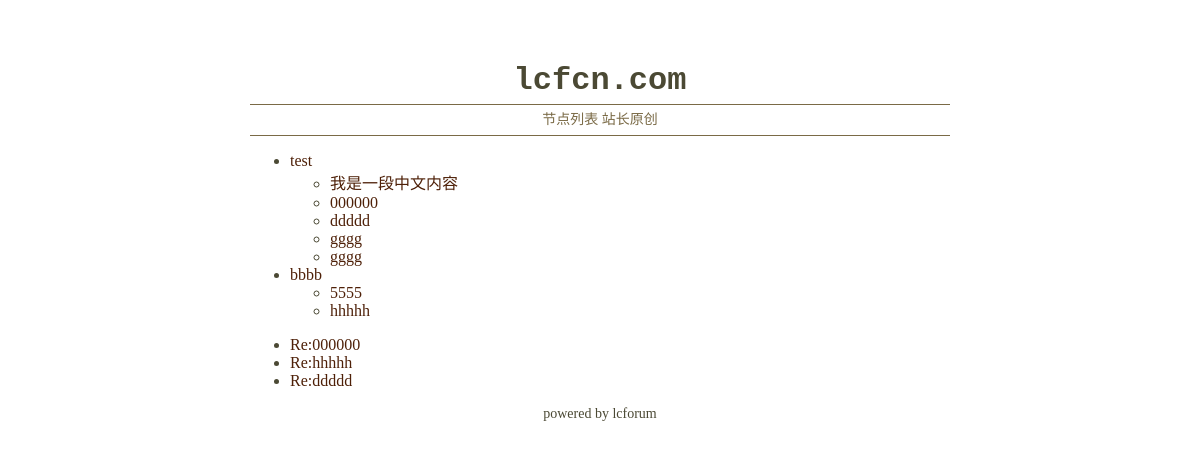
/blog/, run on an earlier commit of the app's database.
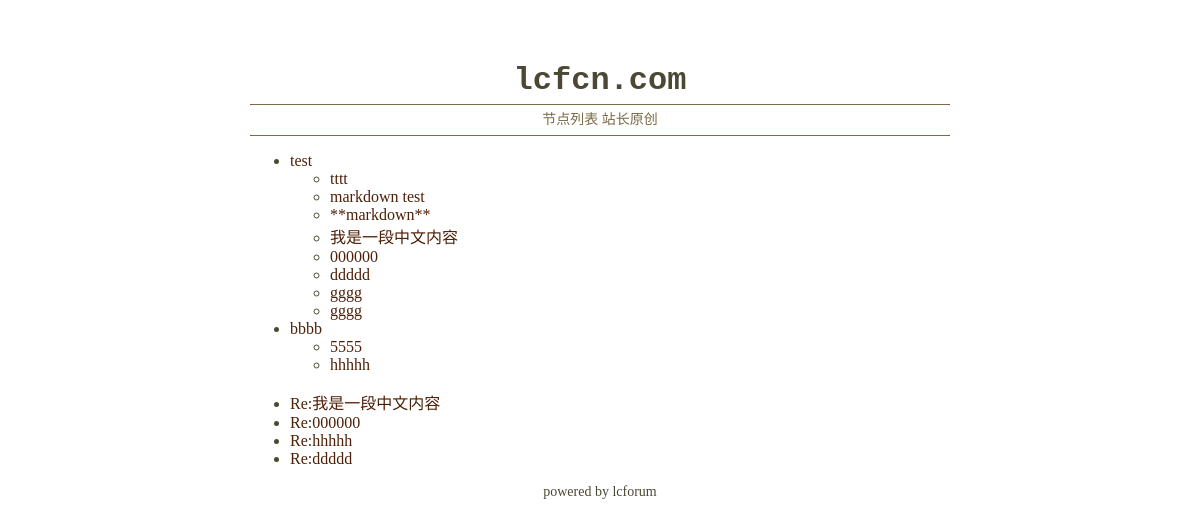
And on a later commit of the database.
### forum/models.py (models this page shows, shortened)
class DateTimeBase(models.Model):
    created = models.DateTimeField(auto_now_add=True)
    last_edited = models.DateTimeField(auto_now=True)
    class Meta:
        abstract = True

class NodeTag(DateTimeBase):
    name = models.CharField(max_length=100)
    description = models.TextField(blank=True, null=True)

class PostBase(DateTimeBase):
    title = models.CharField(max_length=200)
    content = models.TextField(blank=True, null=True)
    author = models.ForeignKey(User, null=True, related_name='%(class)s', on_delete=models.SET_NULL)
    content_md = models.TextField(blank=True, null=True)
    bygod = models.BooleanField(default=False)
    class Meta:
        abstract = True

class Post(PostBase):
    node = models.ForeignKey(NodeTag, null=True, related_name='posts', on_delete=models.SET_NULL)

class Reply(PostBase):
    post_node = models.ForeignKey(Post, null=True, related_name='replies', on_delete=models.SET_NULL)
    class Meta:
        verbose_name_plural = 'replies'

### forum/views.py (the view)
# urls.py: url(r'^blog/$', views.BlogList.as_view(), name='blog-list'),
class BlogList(ListView):
    queryset = Post.objects.filter(bygod=True).order_by('node', '-created')
    template_name = 'forum/blog/list.html'
    def get_context_data(self, **kwargs):
        context = super(BlogList, self).get_context_data(**kwargs)
        context['reply_list'] = Reply.objects.filter(bygod=True)
        return context

### forum/templates/forum/blog/list.html
{% extends "forum/base.html" %}
{% load i18n %}
    {% block container %}
        {% regroup post_list by node as post_list %}
        <ul>
        {% for node in post_list %}
        <li>
            <a href="{% url 'blog-node' pk=node.grouper.pk %}">{{ node.grouper.name }}</a>
        <ul>
            {% for item in node.list %}
                <li><a href="{% url 'blog-detail' pk=item.pk %}">{{ item.title }}</a></li>
            {% endfor %}
        </ul>
        </li>
        {% endfor %}
        </ul>
        <ul>
        {% for reply in reply_list reversed %}
            <li><a href="{% url 'post-detail' pk=reply.post_node.pk %}">{{ reply.title }}</a></li>
        {% endfor %}
        </ul>
    {% endblock %}

What changed in the data, as far as the page shows it:
added Post: title "tttt", shown under NodeTag "test"
added Post: title "markdown test", shown under NodeTag "test"
added Post: title "**markdown**", shown under NodeTag "test"
added Reply: title "Re:我是一段中文内容"
